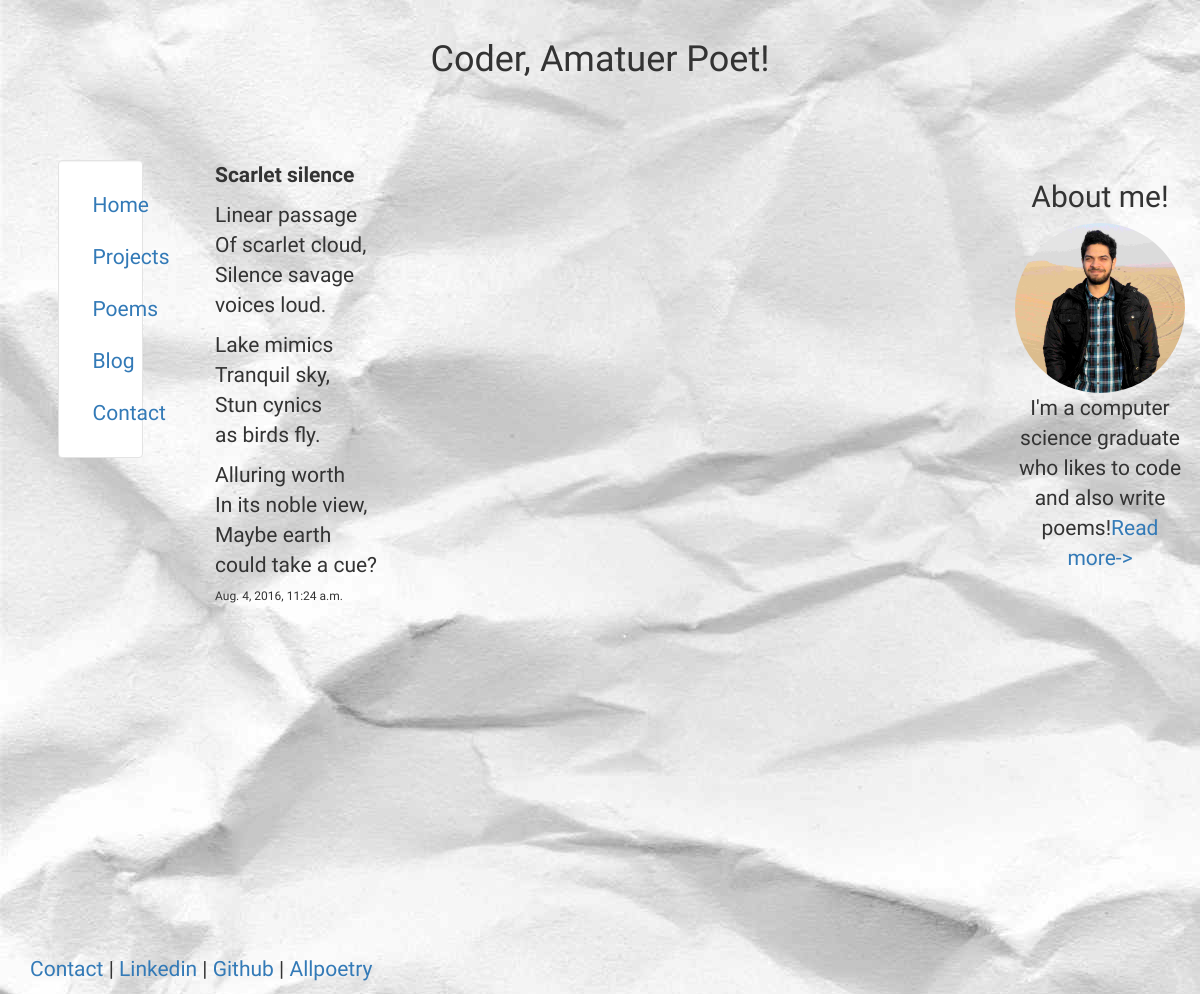
Page /poems/5 on the committed database.
### poems/models.py (models this page shows, shortened)
class Post(models.Model):
	title = models.CharField(max_length=140)
	body = models.TextField()
	date = models.DateTimeField()

### poems/templates/poems/post.html
{% extends 'personal/header.html'%}
{% block content%}
<p><b>{{post.title}}</b></p>
<p>{{post.body|linebreaks}}</p>
<h6>{{post.date}}</h6>
{% endblock %}

### static/personal/css/app.css (style rules this page uses)
body { background-image:url('../img/bg20.jpg'); height: 100%; font-family: 'Reem Kufi', sans-serif; }
p { font-size: 21px; }

### rows in the picture
Post: title "Scarlet silence", body "Linear passage Of scarlet cloud, Silence savage voices loud. Lake mimics Tranquil sky, Stun cynics as birds fly. Alluring worth In its noble view, Maybe earth could take a cue?", date "Aug. 4, 2016, 11:24 a.m."
